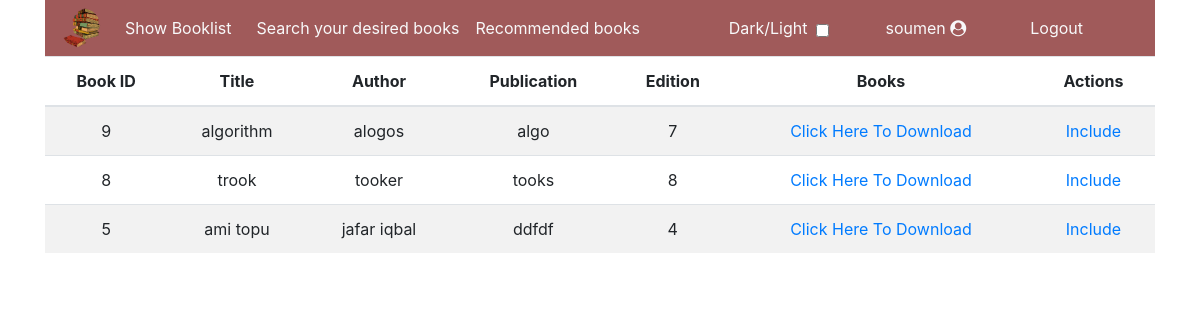
/user/latest.php (signed in), run on the app's committed database.
### tables this page shows
CREATE TABLE `rembook` (
  `id` int(11) NOT NULL,
  `title` varchar(255) NOT NULL,
  `author` varchar(255) NOT NULL,
  `publication` varchar(255) NOT NULL,
  `edition` int(255) NOT NULL,
  `files` varchar(255) NOT NULL
);

### user/latest.php (the view, shortened to what this page needs)
<?php
include 'dbcon.php';
?>
<!DOCTYPE html>
<html lang="en">
<head>
    <link rel="stylesheet" href="https://maxcdn.bootstrapcdn.com/bootstrap/4.5.2/css/bootstrap.min.css">
<link rel="stylesheet" href="https://cdnjs.cloudflare.com/ajax/libs/font-awesome/4.7.0/css/font-awesome.min.css" />
<link rel="stylesheet" href="css/style.css">
</head>
<body>
<div class="container">
<?php
include 'nav.php';
?>
  <table class="table table-striped table-hover text-center">
    <thead>
      <tr>
      <th>Book ID</th>
        <th>Title</th>
        <th>Author</th>
        <th>Publication</th>
        <th>Edition</th>
        <th>Books</th>
        <th colspan="2">Actions</th>
      </tr>
    </thead>
    <tbody>
    <?php
$sortquery="select * from rembook order by id DESC LIMIT 3";
$q_run=mysqli_query($con,$sortquery);
if(mysqli_num_rows($q_run)>0){
  while($resShow=mysqli_fetch_array($q_run)){
    ?>
          <tr>
            <td><?php echo $resShow['id'];?></td>
            <td><?php echo $resShow['title'];?></td>
            <td><?php echo $resShow['author'];?></td>
            <td><?php echo $resShow['publication'];?></td>
            <td><?php echo $resShow['edition'];?></td>
            <td><a href="download.php?file=pdf/.<?php echo $resShow['files']; ?>" name="download">Click Here To Download</a>
            <td><a href="include.php?id=<?php echo $resShow['id']; ?>" name="include">Include</a></td>
           </tr>
      <?php
       }
}else{
  ?>
  <script>
alert("No record found");
  </script>
  <?php
}
  ?>
  </table>
</div>
</body>
</html>

### css/style.css (style rules this page uses)
* { margin: 0; padding: 0; box-sizing: border-box; }

### data on the page
rembook: id "9", title "algorithm", author "alogos", publication "algo", edition "7"
rembook: id "8", title "trook", author "tooker", publication "tooks", edition "8"
rembook: id "5", title "ami topu", author "jafar iqbal", publication "ddfdf", edition "4"

### other printed values
$_SESSION['username'] "soumen"
